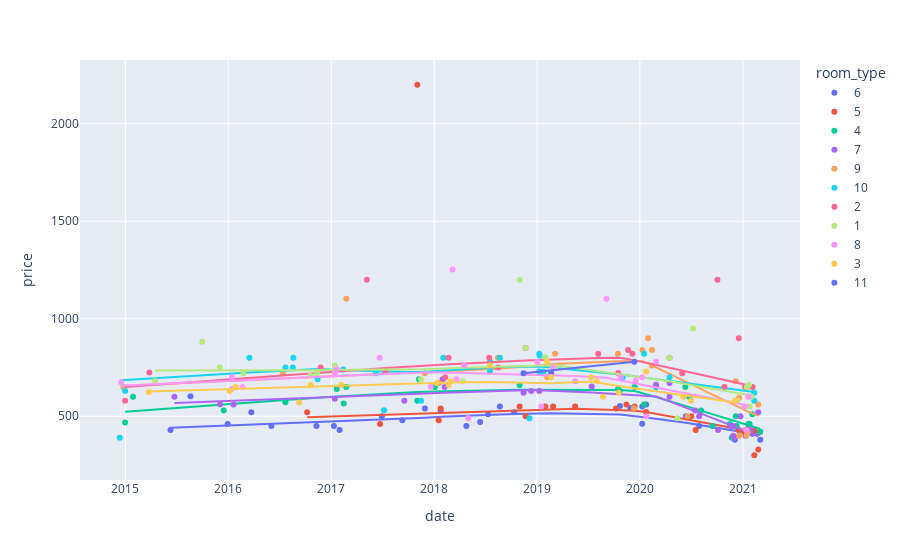

Here is the notebook cell this chart was saved with:
### Code cell
df_318_rus = get_property_rent_history(address)
fig = px.scatter(df_318_rus, x="date", y="price", color="room_type", trendline="lowess")
fig.show()
